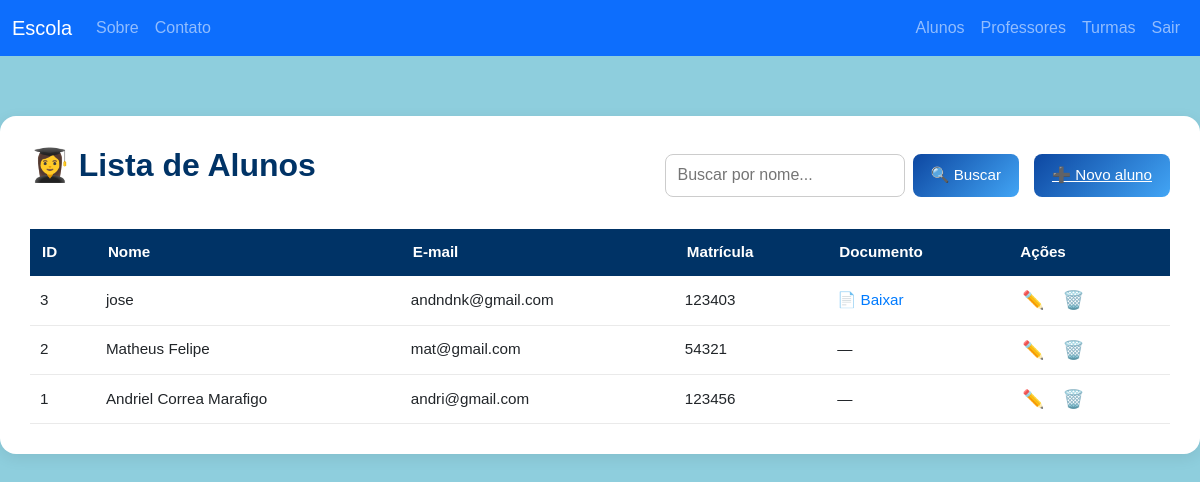
Page /alunos/ (signed in) on the committed database.
### app/models/aluno.py (models this page shows)
class Aluno(db.Model):
    id = db.Column(db.Integer, primary_key=True)
    nome = db.Column(db.String(120), nullable=False)
    email = db.Column(db.String(120), unique=True, nullable=False)
    matricula = db.Column(db.String(40), unique=True, nullable=False)
    documento = db.Column(db.String(255))

### app/controllers/alunos.py (the view)
@bp.route("/")
@login_required
def lista():
    q = request.args.get("q","").strip()
    if q:
        alunos = Aluno.query.filter(Aluno.nome.ilike(f"%{q}%")).all()
    else:
        alunos = Aluno.query.order_by(Aluno.id.desc()).all()
    return render_template("alunos/list.html", alunos=alunos, q=q)

### app/views/templates/alunos/list.html (shortened to what this page needs)
{% extends 'alunos/alunos_base.html' %}
{% block styles %}
  <link rel="stylesheet" href="{{ url_for('static', filename='css/alunos.css') }}?v=1">
{% endblock %}
{% block content %}
<section class="alunos-container">
  <div class="header-section">
    <h1 class="titulo">👩‍🎓 Lista de Alunos</h1>
    <div class="actions">
      <form class="search-form" method="GET">
        <input type="text" name="q" placeholder="Buscar por nome..." value="{{ q }}">
        <button type="submit" class="btn-search">🔍 Buscar</button>
      </form>
      <a href="{{ url_for('alunos.novo') }}" class="btn-add">➕ Novo aluno</a>
    </div>
  </div>
  <div class="table-card">
    <table class="table-alunos">
      <thead>
        <tr>
          <th>ID</th>
          <th>Nome</th>
          <th>E-mail</th>
          <th>Matrícula</th>
          <th>Documento</th>
          <th class="acoes">Ações</th>
        </tr>
      </thead>
      <tbody>
        {% if alunos %}
          {% for a in alunos %}
            <tr>
              <td>{{ a.id }}</td>
              <td>{{ a.nome }}</td>
              <td>{{ a.email }}</td>
              <td>{{ a.matricula }}</td>
              <td>
                {% if a.documento %}
                  <a href="{{ url_for('alunos.download', nome_arquivo=a.documento) }}" class="link-doc">📄 Baixar</a>
                {% else %}
                  <span class="sem-doc">—</span>
                {% endif %}
              </td>
              <td class="acoes">
                <a href="{{ url_for('alunos.editar', id=a.id) }}" class="btn-edit">✏️</a>
                <form method="POST" action="{{ url_for('alunos.excluir', id=a.id) }}" style="display:inline" onsubmit="return confirm('Deseja realmente excluir este aluno?')">
                  <button class="btn-delete" type="submit">🗑️</button>
                </form>
              </td>
            </tr>
          {% endfor %}
        {% else %}
          <tr><td colspan="6" class="sem-registro">Nenhum aluno cadastrado.</td></tr>
        {% endif %}
      </tbody>
    </table>
  </div>
</section>
{% endblock %}

### app/static/css/style.css (style rules this page uses)
html, body { margin: 0; padding: 0; overflow-x: hidden; height: 100%; font-family: "Poppins", sans-serif; }

### app/static/css/alunos.css (style rules this page uses)
body { background-color: #8ecedd !important; }
.alunos-container { max-width: 1200px; margin: 60px auto; padding: 30px; background: #fff; border-radius: 16px; box-shadow: 0 4px 15px rgba(0, 0, 0, 0.08); }
.titulo { font-size: 2rem; font-weight: 700; color: #003366; margin-bottom: 20px; display: flex; align-items: center; gap: 10px; }
.header-section { display: flex; justify-content: space-between; align-items: center; flex-wrap: wrap; margin-bottom: 20px; }
.actions { display: flex; align-items: center; gap: 15px; }
.search-form { display: flex; gap: 8px; }
.search-form input { padding: 8px 12px; border-radius: 8px; border: 1px solid #ccc; min-width: 240px; }
.btn-search { background: linear-gradient(135deg, #0d47a1, #42a5f5); color: white; border: none; border-radius: 8px; padding: 10px 18px; font-size: 0.95rem; font-weight: 500; transition: 0.3s; }
.btn-add { background: linear-gradient(135deg, #0d47a1, #42a5f5); color: white; border: none; border-radius: 8px; padding: 10px 18px; font-size: 0.95rem; font-weight: 500; transition: 0.3s; }
.table-card { margin-top: 25px; overflow-x: auto; }
.table-alunos { width: 100%; border-collapse: collapse; text-align: left; font-size: 0.95rem; }
.table-alunos th { background: #003366; color: white; padding: 12px; text-align: left; }
.table-alunos td { padding: 10px; border-bottom: 1px solid #eaeaea; }
.link-doc { color: #007bff; text-decoration: none; }
.btn-edit, .btn-delete { text-decoration: none; font-size: 1.1rem; margin: 0 4px; transition: 0.3s; }
.btn-edit { color: #ffc107; }
.btn-delete { color: #dc3545; border: none; background: none; cursor: pointer; }

### rows in the picture
Aluno: id "3", nome "jose", email "andndnk@gmail.com", matricula "123403"
Aluno: id "2", nome "Matheus Felipe", email "mat@gmail.com", matricula "54321"
Aluno: id "1", nome "Andriel Correa Marafigo", email "andri@gmail.com", matricula "123456"
